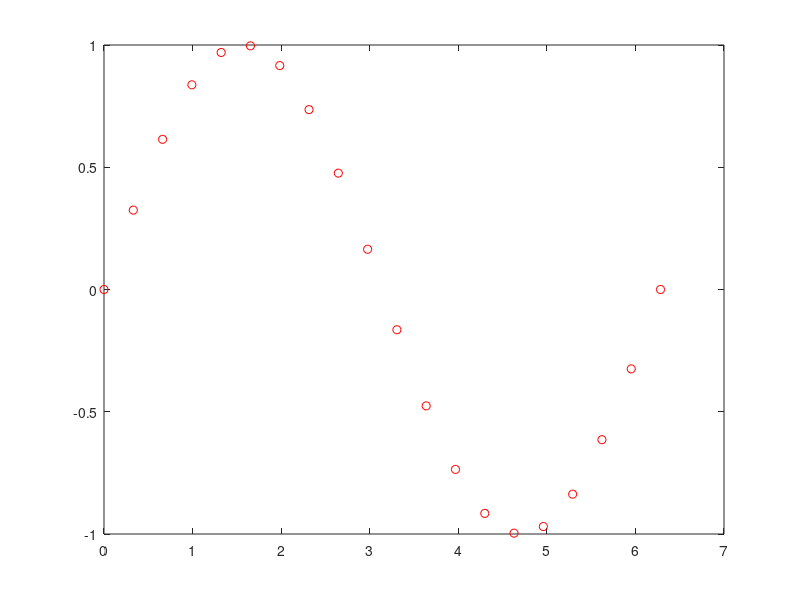

Write the MATLAB code that produced this figure. (Note: this script raises an error after producing the figure.)
%% Function Approximation %
clear all
close all
clc

%% Input Target Samples
input = linspace(0, 2*pi, 20);
target = sin(input);
plot(input, target, 'ro')

%% Creating an ANN
HiddenLayerSize = 3;
TF = {'logsig', 'purelin'};
net = newff(input, target, HiddenLayerSize, TF);

%% Train Procedure

net.trainParam.epochs = 100;
net.trainParam.showWindow = false;

net.divideFcn = 'dividerand';
net.divideParam.trainRatio = 0.7;
net.divideParam.testRatio = 0.15;
net.divideParam.valRatio = 0.15;

net.trainFcn = 'trainlm';
net.performFcn = 'mse'; 

net = train(net, input, target);

%% Predicted Output
output = net(input);

%% Performance Evaluation

Performance = perform(net, target, output)

%% Show ANN
view(net)

%% Plotting Results
hold on
plot(input, output, 'b*')